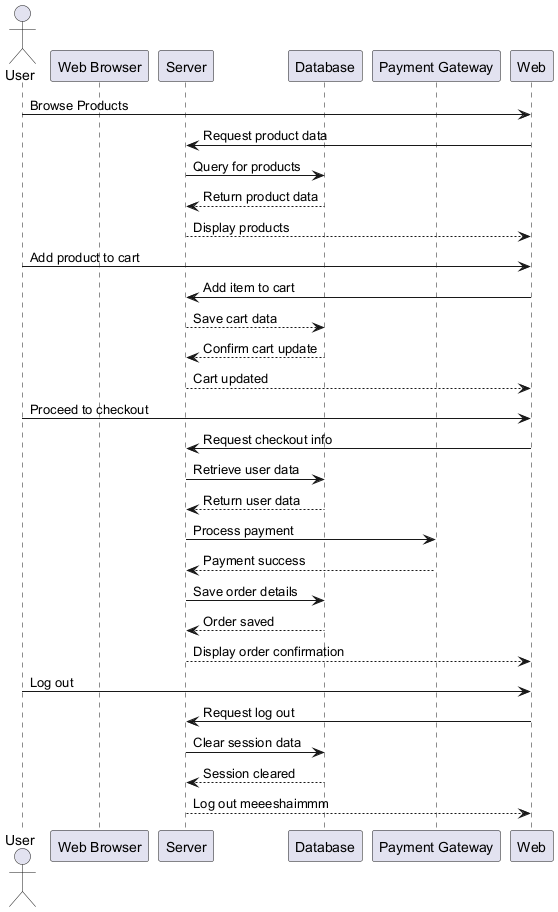

Write the Python code that produced this figure.
import subprocess
import os
from docx import Document
from docx.shared import Inches
from docx.enum.text import WD_ALIGN_PARAGRAPH

plantuml = """
@startuml
actor User
participant "Web Browser" as Menoshame
participant "Server" as Server
participant "Database" as DB
participant "Payment Gateway" as Payment

User -> Web: Browse Products
Web -> Server: Request product data
Server -> DB: Query for products
DB --> Server: Return product data
Server --> Web: Display products

User -> Web: Add product to cart
Web -> Server: Add item to cart
Server --> DB: Save cart data
DB --> Server: Confirm cart update
Server --> Web: Cart updated

User -> Web: Proceed to checkout
Web -> Server: Request checkout info
Server -> DB: Retrieve user data
DB --> Server: Return user data
Server -> Payment: Process payment
Payment --> Server: Payment success
Server -> DB: Save order details
DB --> Server: Order saved
Server --> Web: Display order confirmation

User -> Web: Log out
Web -> Server: Request log out
Server -> DB: Clear session data
DB --> Server: Session cleared
Server --> Web: Log out meeeshaimmm

@enduml
"""

file_path = "example.puml"
with open(file_path, "w") as f:
    f.write(plantuml)

jar_path = "./lib/plantuml-mit-1.2025.0.jar"  # Path to the PlantUML jar file
output_path = "example.png"

# Generate the diagram using PlantUML
try:
    subprocess.run(
        ["java", "-cp", jar_path, "net.sourceforge.plantuml.Run", file_path, "-tpng", "-o", "."],
        check=True,
        stdout=subprocess.PIPE,
        stderr=subprocess.PIPE
    )
    print(f"Diagram generated successfully: {output_path}")
except subprocess.CalledProcessError as e:
    print(f"Error generating diagram: {e.stderr.decode()}")

# Create a DOCX file and insert the image
doc = Document()
doc.add_heading('Generated UML Diagram', 0)

# Add the PNG image to the DOCX file with resized dimensions
picture = doc.add_picture(output_path, width=Inches(4), height=Inches(3))

# Center the image
paragraph = picture._element.getparent()
paragraph.set("align", "center")

# Save the DOCX file
docx_path = "uml_diagram.docx"
doc.save(docx_path)
print(f"DOCX file created successfully: {docx_path}")
